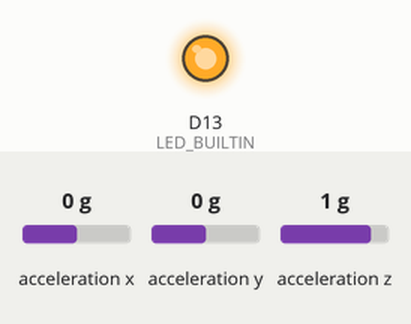
This sketch was run on a simulated Arduino Nano 33 IoT. On the bench: output pins drawn as LEDs (lit = HIGH). Dashed ring = blinking. Inputs (shaded band) come from the test bench; at power-on: acceleration x 0 g, acceleration y 0 g, acceleration z 1 g. Nothing arrives over Bluetooth unless stated; what the sketch prints to the serial monitor is not drawn.

Above: at 1.9 s.
2.0 s: acceleration x set to -1.2 g
3.5 s: acceleration x set to -1.5 g
At 4.3 s:
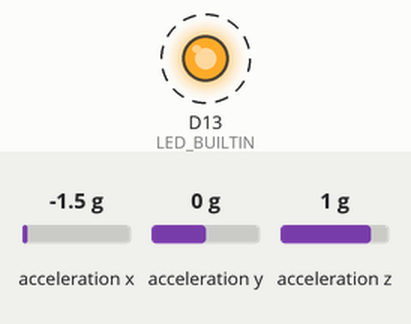
6.5 s: acceleration x set to -0.8 g
8.0 s: acceleration x set to -1.4 g
At 8.8 s:
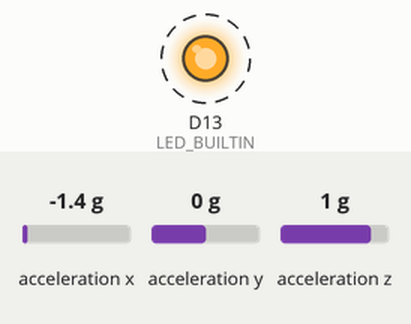
Timing chart, 0 to 12.0 s (numbered marks = the images above; inputs shaded):
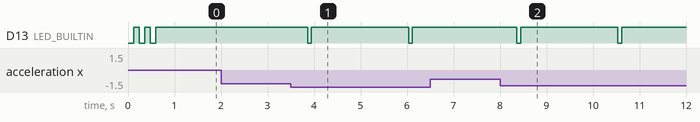

Measured:
- the behaviour switches between -1.3 and -1.4 g on acceleration x (found by bisection; images 0 and 1)
- after the input at 2.0 s, every drawn part: stays the same
- after the input at 3.5 s, D13 (LED_BUILTIN): alternates HIGH for 2.1 s and LOW for 0.08 s, starting after 0.37 s
- after the input at 6.5 s, every drawn part: stays the same
- after the input at 8.0 s, D13 (LED_BUILTIN): alternates HIGH for 2.1 s and LOW for 0.08 s, starting after 0.36 s

The sketch:

golf-imu-sensor.ino
```cpp
/**
 * Golf Shot Detector — Seeed XIAO nRF52840 Sense
 * =============================================================================
 * Detects golf swings and putt strokes using the onboard LSM6DS3TR-C 6-axis
 * IMU and broadcasts each shot over BLE so the Golf Scorecard app can
 * automatically count shots and putts in real time.
 *
 * BLE Service UUID  : 19B10000-E8F2-537E-4F6C-D104768A1214
 * Shot Char UUID    : 19B10001-E8F2-537E-4F6C-D104768A1214
 * Notification fmt  : "PlayerName:TYPE:magnitude"
 *   e.g. "John:SWING:5.2"   or   "John:STROKE:1.1"
 *
 *   TYPE = SWING  — full shot / chip  (peak net accel > SWING_THRESHOLD)
 *   TYPE = STROKE — putt / soft chip  (peak net accel > STROKE_THRESHOLD)
 *
 * The app automatically distinguishes putts from chips by checking whether
 * the player is within ~25 m of the pin when a STROKE is received.
 *
 * =============================================================================
 * BOARD SETUP (do this once in Arduino IDE)
 * =============================================================================
 * 1. File → Preferences → Additional Boards URLs, add:
 *    https://files.seeedstudio.com/arduino/package_seeeduino_boards_index.json
 * 2. Tools → Board Manager → search "Seeed nRF52 mbed-enabled Boards" → Install
 * 3. Select board: Tools → Board → Seeed nRF52 mbed-enabled → XIAO nRF52840 Sense
 *
 * LIBRARIES (install via Library Manager — Sketch → Include Library → Manage)
 *   - ArduinoBLE            (v1.3 or later)
 *   - Seeed_Arduino_LSM6DS3 (search "LSM6DS3 Seeed")
 *
 * =============================================================================
 * WIRING
 * =============================================================================
 * No external wiring needed — LSM6DS3 is soldered on the XIAO nRF52840 Sense.
 * Attach the board to the player using one of:
 *   - Wristband / glove attachment (recommended — closest to swing motion)
 *   - Belt clip or chest mount
 *   - Grip sleeve on the club handle
 *
 * =============================================================================
 * CONFIGURATION — edit the section below before flashing
 * =============================================================================
 */

#include <ArduinoBLE.h>
#include "LSM6DS3.h"
#include "Wire.h"

// ── ⚙️  USER CONFIGURATION ── change these before flashing each board ─────────

// Player name — must match (case-insensitive) the player name used in the app
const char* PLAYER_NAME = "Player1";

// Detection thresholds (net g-force, i.e. gravity subtracted)
const float SWING_THRESHOLD  = 3.5f;   // g — full drive / iron shot
const float STROKE_THRESHOLD = 0.7f;   // g — putt or very soft chip

// Timing
const unsigned long WINDOW_MS   = 350UL;  // ms — peak-search window after arm
const unsigned long COOLDOWN_MS = 1800UL; // ms — dead time after each shot

// ── ─────────────────────────────────────────────────────────────────────────

#define SERVICE_UUID   "19B10000-E8F2-537E-4F6C-D104768A1214"
#define SHOT_CHAR_UUID "19B10001-E8F2-537E-4F6C-D104768A1214"

// ── Hardware ──────────────────────────────────────────────────────────────────
LSM6DS3 imu(I2C_MODE, 0x6A);   // LSM6DS3TR-C on XIAO nRF52840 Sense

// ── BLE ───────────────────────────────────────────────────────────────────────
BLEService     shotService(SERVICE_UUID);
BLECharacteristic shotChar(SHOT_CHAR_UUID, BLERead | BLENotify, 48);

// ── State machine ─────────────────────────────────────────────────────────────
enum class State : uint8_t { IDLE, DETECTING, COOLDOWN };

State         sensorState  = State::IDLE;
float         peakMag      = 0.0f;
unsigned long windowStart  = 0;
unsigned long cooldownStart = 0;

// ── Helpers ───────────────────────────────────────────────────────────────────

/**
 * Returns the net 3-axis acceleration magnitude with static gravity removed.
 * At rest the sensor reads ~1.0 g total; we subtract that offset so the
 * returned value is ~0 when still and positive during an impact.
 */
float netMagnitude() {
  float ax = imu.readFloatAccelX();
  float ay = imu.readFloatAccelY();
  float az = imu.readFloatAccelZ();
  float total = sqrtf(ax * ax + ay * ay + az * az);
  return fabsf(total - 1.0f);
}

void emitShot(const char* type, float magnitude) {
  char payload[48];
  snprintf(payload, sizeof(payload), "%s:%s:%.1f", PLAYER_NAME, type, magnitude);

  // Write to BLE characteristic — connected centrals receive a notification
  shotChar.writeValue((const uint8_t*)payload, strlen(payload));

  // Visual feedback: LED blinks once (active-LOW on XIAO)
  digitalWrite(LED_BUILTIN, LOW);
  delay(80);
  digitalWrite(LED_BUILTIN, HIGH);

  Serial.print("[SHOT] ");
  Serial.println(payload);
}

// ── Setup ─────────────────────────────────────────────────────────────────────
void setup() {
  Serial.begin(115200);
  pinMode(LED_BUILTIN, OUTPUT);
  digitalWrite(LED_BUILTIN, HIGH);  // off

  Wire.begin();

  // Configure IMU: ±8 g range, 104 Hz output rate
  imu.settings.accelRange      = 8;
  imu.settings.accelSampleRate = 104;

  if (imu.begin() != 0) {
    Serial.println("ERROR: IMU init failed — check I2C wiring");
    while (true) { delay(1000); }
  }

  if (!BLE.begin()) {
    Serial.println("ERROR: BLE init failed");
    while (true) { delay(1000); }
  }

  // Build device name that the app filters on: "Golf-<PlayerName>"
  char deviceName[48];
  snprintf(deviceName, sizeof(deviceName), "Golf-%s", PLAYER_NAME);

  BLE.setLocalName(deviceName);
  BLE.setAdvertisedService(shotService);
  shotService.addCharacteristic(shotChar);
  BLE.addService(shotService);
  BLE.advertise();

  Serial.print("BLE advertising as: ");
  Serial.println(deviceName);
  Serial.println("Ready — waiting for swing...");

  // Three quick blinks to indicate ready
  for (int i = 0; i < 3; i++) {
    digitalWrite(LED_BUILTIN, LOW);
    delay(120);
    digitalWrite(LED_BUILTIN, HIGH);
    delay(120);
  }
}

// ── Main loop ─────────────────────────────────────────────────────────────────
void loop() {
  BLE.poll();   // keep BLE stack alive and accept connections

  float         mag = netMagnitude();
  unsigned long now = millis();

  switch (sensorState) {

    case State::IDLE:
      // Wait for any motion above the soft stroke threshold to arm detection
      if (mag > STROKE_THRESHOLD) {
        sensorState = State::DETECTING;
        peakMag     = mag;
        windowStart = now;
      }
      break;

    case State::DETECTING:
      // Track the peak magnitude during the detection window
      if (mag > peakMag) peakMag = mag;

      // End the window when:
      //   a) the configured time has elapsed, OR
      //   b) acceleration dropped well below threshold (swing is over)
      if ((now - windowStart) >= WINDOW_MS || mag < STROKE_THRESHOLD * 0.4f) {
        if      (peakMag >= SWING_THRESHOLD)  emitShot("SWING",  peakMag);
        else if (peakMag >= STROKE_THRESHOLD) emitShot("STROKE", peakMag);
        // else: noise / accidental motion — ignore

        sensorState   = State::COOLDOWN;
        cooldownStart = now;
        peakMag       = 0.0f;
      }
      break;

    case State::COOLDOWN:
      // Mandatory dead time to prevent double-counting a single swing
      if ((now - cooldownStart) >= COOLDOWN_MS) {
        sensorState = State::IDLE;
      }
      break;
  }

  delay(8);   // ~125 Hz poll rate — fine-grained enough for sharp impact peaks
}
```
